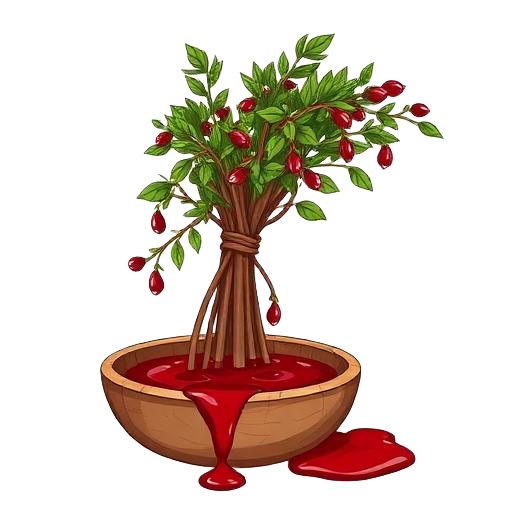
#> input picture src/assets/item-blood.png, 512 x 512 px
$ python pixelate-asset.py ../src/assets/item-blood.png
#> lines starting #> are read from the running program, lines starting #| are printed output that depends on the picture; after the words box and inside, x2 and y2 are one past the last pixel; in counts of white or black regions, pixels touching at a corner belong together
#!/usr/bin/env python3
"""Convert high-resolution art into crisp pixel-art sprites.

Usage: python scripts/pixelate-asset.py <in> [out] --size 64 --colors 32
- Downscales the longest side to --size with nearest-neighbor (no blur)
- Quantizes colors to a limited palette, keeping alpha hard-edged
- Overwrites in place when out is omitted
"""
import argparse
from PIL import Image


def pixelate(src: str, dst: str, size: int, colors: int) -> None:
#> called with src = '../src/assets/item-blood.png', dst = '../src/assets/item-blood.png', size = 64, colors = 32
    img = Image.open(src).convert("RGBA")
#> img is the input picture: PIL image 512x512 RGBA; mean R, G, B, A 219, 204.8, 194.3, 68.4
    bbox = img.getchannel("A").point(lambda a: 255 if a > 16 else 0).getbbox()
#> bbox = (100, 32, 445, 492)
    if bbox:
        img = img.crop(bbox)  # trim transparent padding before shrinking
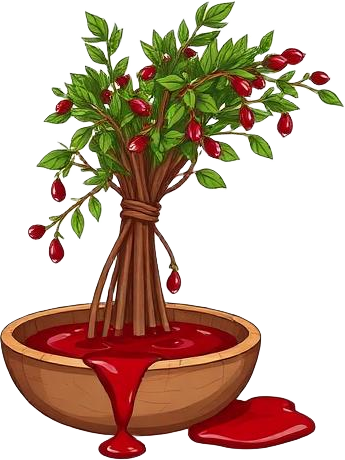
#> img: PIL image 345x460 RGBA; mean R, G, B, A 195.8, 172.3, 155, 113; transparent parts drawn white
    scale = size / max(img.size)
#> scale = 0.139
    w, h = max(1, round(img.width * scale)), max(1, round(img.height * scale))
#> w = 48; h = 64
    # Box-average first for clean shapes, then snap alpha and palette.
    small = img.resize((w, h), Image.Resampling.BOX)
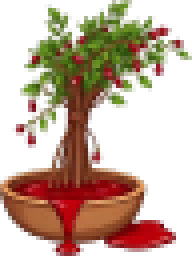
#> small: PIL image 48x64 RGBA (shown 4 times larger); mean R, G, B, A 71.2, 46.7, 27.5, 112.8; transparent parts drawn white
    alpha = small.getchannel("A").point(lambda a: 255 if a >= 128 else 0)
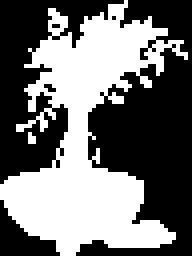
#> alpha: PIL image 48x64 L (shown 4 times larger); 44.3% white; 2 white regions (1 under 20 px), largest, box (x1, y1, x2, y2) and area: (0, 0, 47, 64) 1357
    rgb = small.convert("RGB").quantize(colors=colors, method=Image.Quantize.MEDIANCUT, dither=Image.Dither.NONE).convert("RGB")
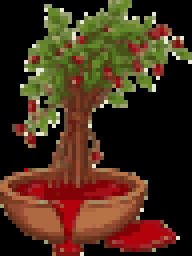
#> rgb: PIL image 48x64 RGB (shown 4 times larger); mean R, G, B 70.6, 46.4, 26.8
    out = rgb.convert("RGBA")
    out.putalpha(alpha)
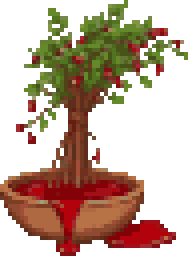
#> out: PIL image 48x64 RGBA (shown 4 times larger); mean R, G, B, A 70.6, 46.4, 26.8, 113.1; transparent parts drawn white
    out.save(dst, optimize=True)


if __name__ == "__main__":
    p = argparse.ArgumentParser()
    p.add_argument("src")
    p.add_argument("dst", nargs="?")
    p.add_argument("--size", type=int, default=64)
    p.add_argument("--colors", type=int, default=32)
    a = p.parse_args()
    pixelate(a.src, a.dst or a.src, a.size, a.colors)
    print(f"pixelated {a.src} -> {a.dst or a.src}")
